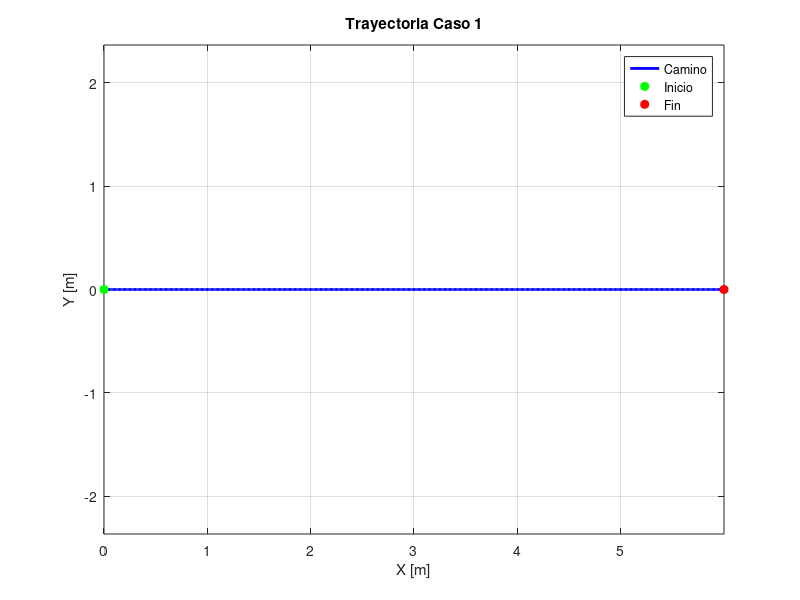
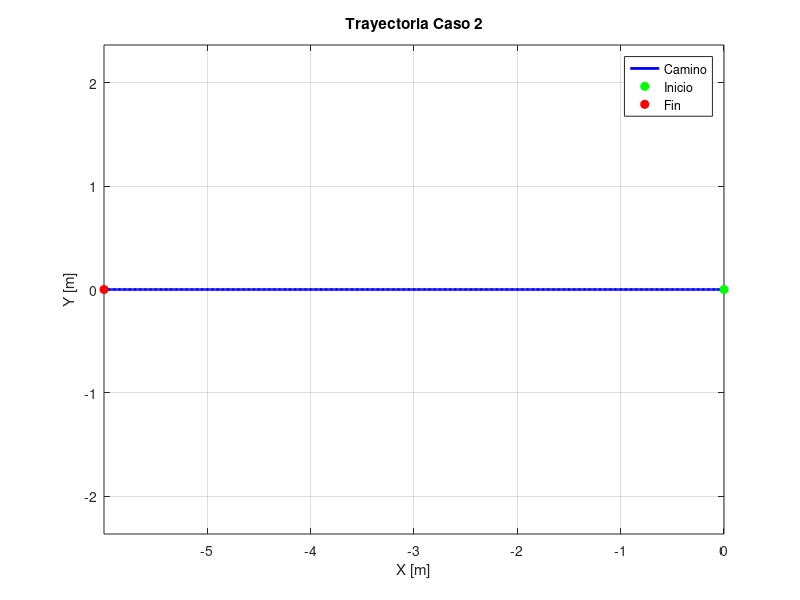
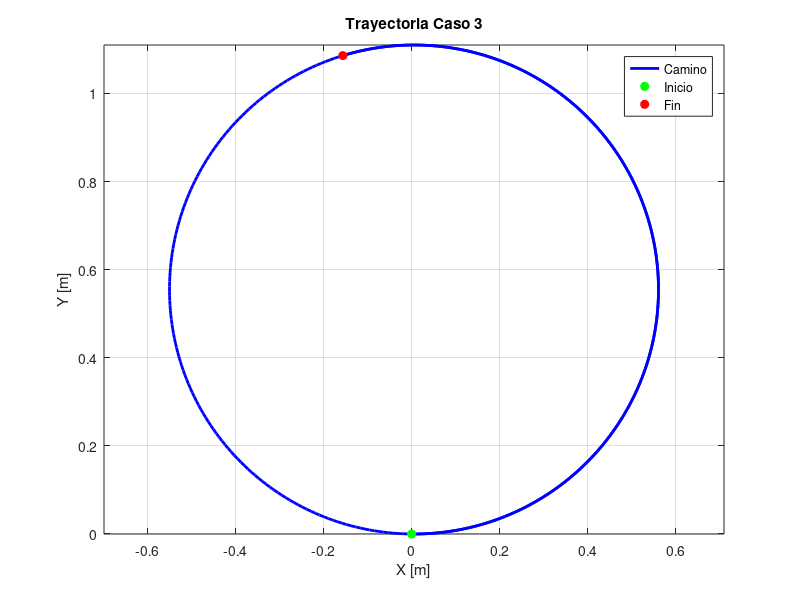
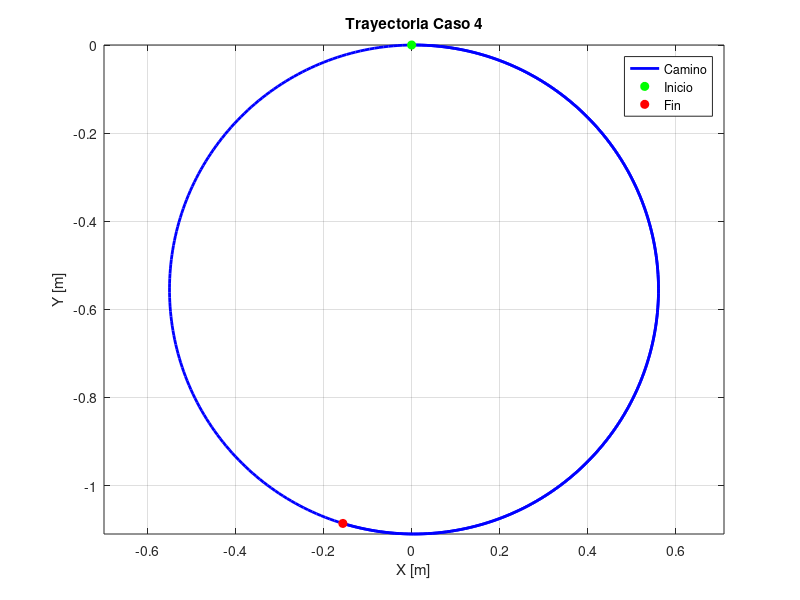

MATLAB code for these plots, in order: (Note: this script raises an error after producing the figures.)
clear; clc; close all;

% 5. Parametros del robot
r = 0.06;    % radio de rueda [m]
L = 0.37;    % distancia entre ruedas [m]
T = 10;      % tiempo total [s]
dt = 0.02;   % paso [s]
t = 0:dt:T;
x0 = 0; y0 = 0; theta0 = 0;

nombres = {
    'Caso 1', 'Caso 2', 'Caso 3', 'Caso 4', ...
    'Caso 5', 'Caso 6', 'Caso 7', 'Caso 8'
};

q_todas = cell(1, 8);

disp('================================================================================================');
disp('                                RESULTADOS                                   ');
disp('================================================================================================');
disp('Caso |  wD  |  wI  |  u [m/s] |  w [rad/s] |   x(end)   |   y(end)   | theta(end) ');
disp('------------------------------------------------------------------------------------------------');

for c = 1:8
    % Asignacion segun los datos EXACTOS de tu tabla de Word
    switch c
        case 1, wD = 10;  wI = 10;
        case 2, wD = -10; wI = -10;
        case 3, wD = 12;  wI = 6;
        case 4, wD = 6;   wI = 12;
        case 5, wD = 10;  wI = -10;
        case 6, wD = 10;  wI = 0;
        case 7, wD = 10;  wI = 8;
        case 8, wD = 10;  wI = 2;
    end
    
    % Calculo de u y w
    u = (r/2) * (wD + wI);
    w = (r/L) * (wD - wI);
    
    N = length(t);
    q = zeros(3, N);
    q(:,1) = [x0; y0; theta0];
    
    for k = 1:N-1
        dx = u * cos(q(3,k));
        dy = u * sin(q(3,k));
        dtheta = w;
        
        q(1, k+1) = q(1,k) + dx * dt;
        q(2, k+1) = q(2,k) + dy * dt;
        q(3, k+1) = q(3,k) + dtheta * dt;
    end
    
    q_todas{c} = q;
    
    % Imprimir exactamente la fila de tu tabla
    fprintf('%-4d | %-4d | %-4d | %-8.4f | %-10.4f | %-10.4f | %-10.4f | %-10.4f\n', ...
        c, wD, wI, u, w, q(1,end), q(2,end), q(3,end));
    
    % Grafica individual
    figure(c);
    plot(q(1,:), q(2,:), 'b-', 'LineWidth', 2); hold on;
    plot(q(1,1), q(2,1), 'go', 'MarkerFaceColor', 'g');
    plot(q(1,end), q(2,end), 'ro', 'MarkerFaceColor', 'r');
    grid on; axis equal;
    title(['Trayectoria Caso ' num2str(c)]);
    xlabel('X [m]'); ylabel('Y [m]');
    legend('Camino', 'Inicio', 'Fin');
end

% Grafica estatica de todas juntas
figure(9);
colores = lines(8);
for c = 1:8
    plot(q_todas{c}(1,:), q_todas{c}(2,:), 'LineWidth', 2, 'Color', colores(c,:));
    hold on;
end
grid on; axis equal;
title('Todas las Trayectorias de Cinemática Directa');
xlabel('X [m]'); ylabel('Y [m]');
legend(nombres, 'Location', 'bestoutside');

%% ========================================================================
%  GENERACIÓN DE ANIMACIÓN GIF (cinematica_directa.gif)
%  ========================================================================
filename = 'cinematica_directa.gif';
figAnim = figure(10);
set(figAnim, 'Position', [100, 100, 800, 600]); % Tamaño de ventana

% Crear arreglos de lineas para actualizar dinamicamente
linesAnim = zeros(1, 8);
hold on;
grid on; axis equal;
xlabel('X [m]'); ylabel('Y [m]');
title('Animación de Cinemática Directa');

for c = 1:8
    linesAnim(c) = plot(nan, nan, 'LineWidth', 2, 'Color', colores(c,:), 'DisplayName', nombres{c});
end
legend(nombres, 'Location', 'bestoutside');

% Determinar limites de los ejes
all_x = cellfun(@(v) v(1,:), q_todas, 'UniformOutput', false);
all_y = cellfun(@(v) v(2,:), q_todas, 'UniformOutput', false);
min_x = min(cellfun(@min, all_x)) - 0.2;
max_x = max(cellfun(@max, all_x)) + 0.2;
min_y = min(cellfun(@min, all_y)) - 0.2;
max_y = max(cellfun(@max, all_y)) + 0.2;
xlim([min_x, max_x]);
ylim([min_y, max_y]);

% Salto de cuadros para acelerar el renderizado
paso_frame = 5; 

for k = 1:paso_frame:N
    for c = 1:8
        set(linesAnim(c), 'XData', q_todas{c}(1, 1:k), 'YData', q_todas{c}(2, 1:k));
    end
    drawnow;
    
    % Capturar pantalla como imagen
    frame = getframe(figAnim);
    im = frame2im(frame);
    [imind, cm] = rgb2ind(im, 256);
    
    % Escribir archivo GIF
    if k == 1
        imwrite(imind, cm, filename, 'gif', 'Loopcount', inf, 'DelayTime', dt * paso_frame);
    else
        imwrite(imind, cm, filename, 'gif', 'WriteMode', 'append', 'DelayTime', dt * paso_frame);
    end
end

disp('¡Animación guardada exitosamente como cinematica_directa.gif!');
